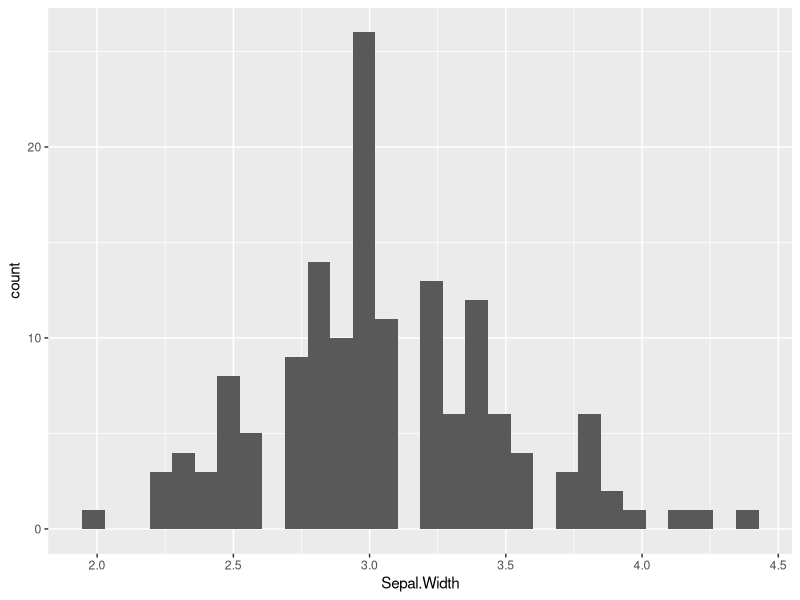
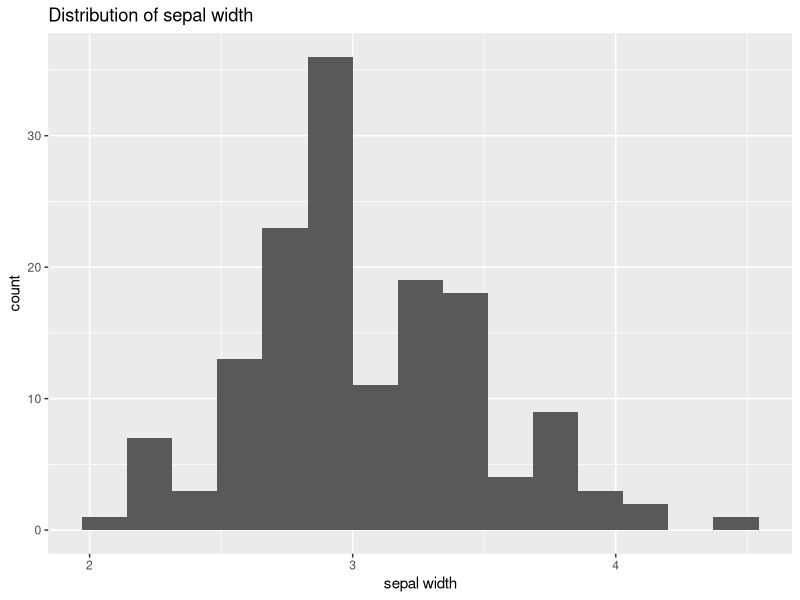
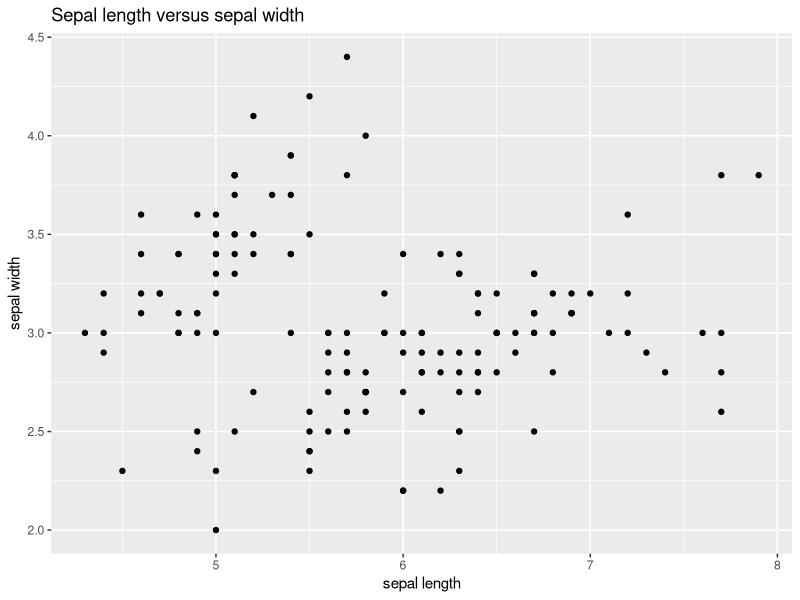
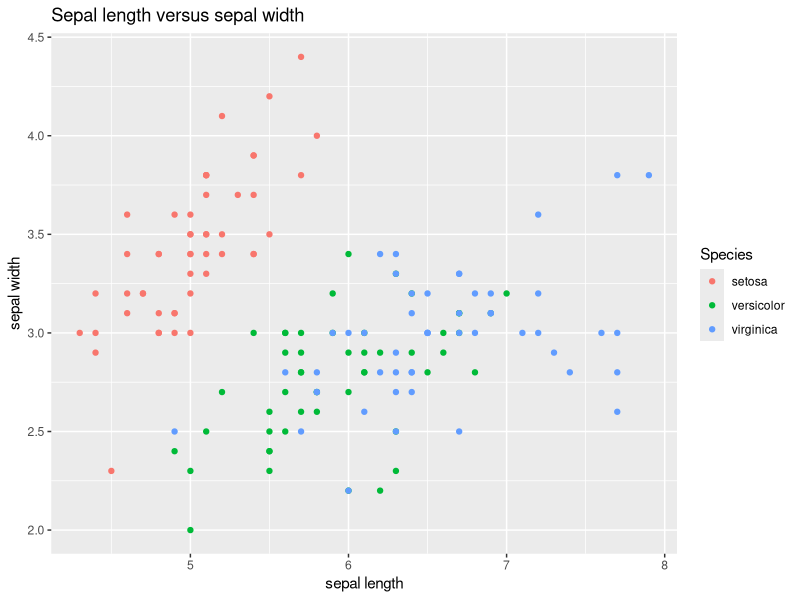
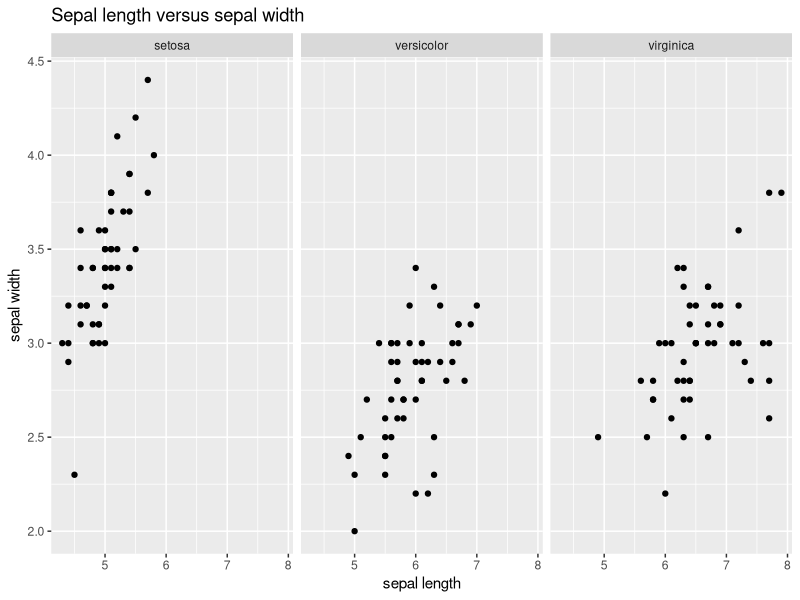

Generate these figures, in order, with R:
## ---- chunk 1
knitr::opts_chunk$set(echo = TRUE, message=FALSE, warning=FALSE)
## ---- chunk 2
library(tibble)
iris_tibble <- tibble(iris)
iris_tibble
## ---- chunk 3
library(ggplot2)
ggplot(iris_tibble, aes(Sepal.Width)) + 
  geom_histogram()
## ---- chunk 4
ggplot(iris_tibble, aes(Sepal.Width)) + 
  geom_histogram(bins=15) +
  labs(title="Distribution of sepal width", x="sepal width", y = "count")
## ---- chunk 5
ggplot(iris_tibble, aes(Sepal.Length, Sepal.Width)) + 
  geom_point() +
  labs(title = "Sepal length versus sepal width", x = "sepal length", y = "sepal width")
## ---- chunk 6
ggplot(iris_tibble, aes(Sepal.Length, Sepal.Width, color=Species)) + 
  geom_point() +
  labs(title = "Sepal length versus sepal width", x = "sepal length", y = "sepal width")
## ---- chunk 7
ggplot(iris_tibble, aes(Sepal.Length, Sepal.Width)) + 
  geom_point() +
  facet_grid(. ~ Species) +
  labs(title = "Sepal length versus sepal width", x = "sepal length", y = "sepal width")
